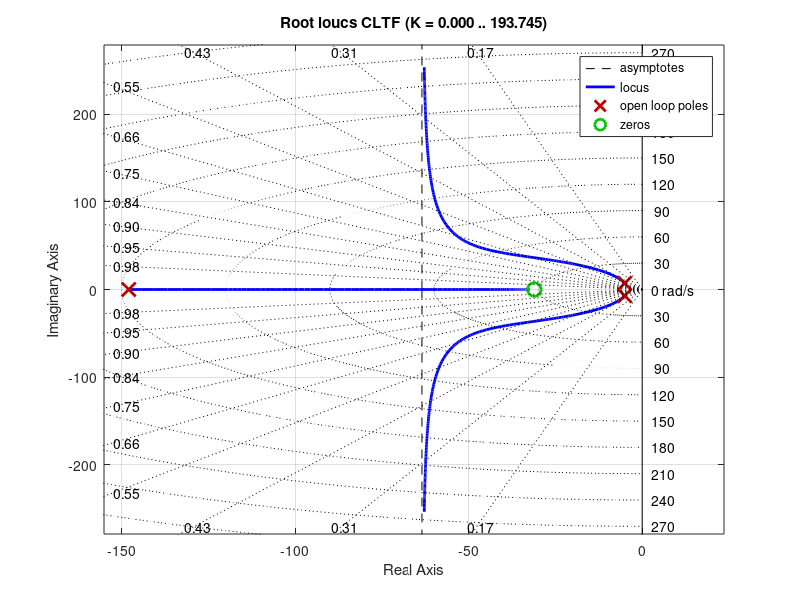

Reproduce this figure in MATLAB. (Note: this script raises an error after producing the figure.)
Gp = tf([15], [1 150]) * tf([1], [1 8]); % plant transfer function

Kp = 24.32; % set constatnt of proportonality to 67.333
Ki = 31.075; % set constatnt of integration to 8.354

Gc = tf([Kp * 1 Kp * Ki], [1 0]) % controller transfer function
G = Gp * Gc; % forward path transfer function
CLTF = feedback(G, 1); % closed loop transfer function

figure; % create new figure
rlocus(CLTF); % Plot the unity step response
sgrid; % apply grid of s plane

cleanfigure; % clean figure
matlab2tikz('Output/Q4_2.tex'); % convert to tex

%%%%%%%%%%%%%%%%%%%%%%%%%%%%%%%%%%%%%%%%%%%%%%%%%%%%%%%%%%%%%%%

figure; % create new figure
step(CLTF); % Plot the unity step response

cleanfigure; % clean figure
matlab2tikz('Output/Q4_2_1.tex'); % convert to tex

%%%%%%%%%%%%%%%%%%%%%%%%%%%%%%%%%%%%%%%%%%%%%%%%%%%%%%%%%%%%%%%

w = linspace(1, 300 * pi, 1000); % create frequency vector
[a, b, c] = bode(CLTF, w); % calculate bode plot

figure; % create new figure
set(gcf, 'Position', [105 100 650 200]); % set figure size
semilogx(w, squeeze(b)); % plot magnitude

xlabel('Frequency (rad/s)'); % set x label
ylabel('Phase (deg)'); % set y label

cleanfigure; % clean figure
matlab2tikz('Output/Q4_2_3.tex'); % convert to tex

figure; % create new figure
set(gcf, 'Position', [100 100 650 200]); % set figure size
semilogx(w, mag2db(squeeze(a))); % plot magnitude

title('Bode Diagram'); % set title
ylabel('Magnitude (dB)'); % set y label

cleanfigure; % clean figure
matlab2tikz('Output/Q4_2_2.tex'); % convert to tex

%%%%%%%%%%%%%%%%%%%%%%%%%%%%%%%%%%%%%%%%%%%%%%%%%%%%%%%%%%%%%%%

fb = bandwidth(CLTF) % calculate bandwidth
